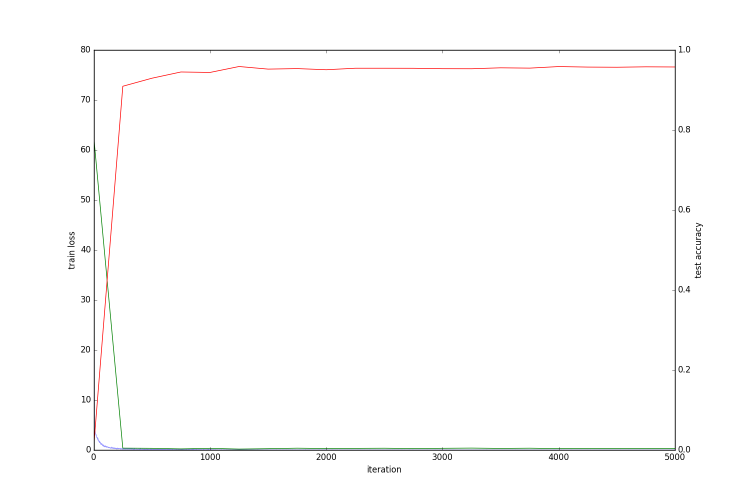
#> input picture logs/rtsd-r1/orig/experinent_0/plot_(15, 10).png, 1500 x 1000 px (shown at 1/2 size)
$ python -i preprocess.py   (imports and definitions only)
#> lines starting #> are read from the running program, lines starting #| are printed output that depends on the picture
#> further down, picture is the input picture: shape (1000, 1500, 3); mean B, G, R 252.5, 252.6, 252.9
#!/usr/bin/env python

import cv2
import PIL.ImageOps
import numpy as np
from glob import glob
import os.path as osp
from os import makedirs
import copy
import random
from shutil import copyfile

from skimage.io import imread, imsave
from skimage.transform import rotate, rescale
from skimage.color import rgb2lab, lab2rgb
from skimage.exposure import equalize_adapthist, equalize_hist


def histeq(img):
    ycbcr = cv2.cvtColor(img, cv2.COLOR_BGR2YCR_CB)
#> ycbcr: shape (1000, 1500, 3); mean of channels 0, 1, 2 252.7, 128.1, 127.9
    ycbcr[:,:,0] = cv2.equalizeHist(ycbcr[:,:,0])
#> ycbcr: shape (1000, 1500, 3); mean of channels 0, 1, 2 250.6, 128.1, 127.9
    return cv2.cvtColor(ycbcr, cv2.COLOR_YCR_CB2BGR)
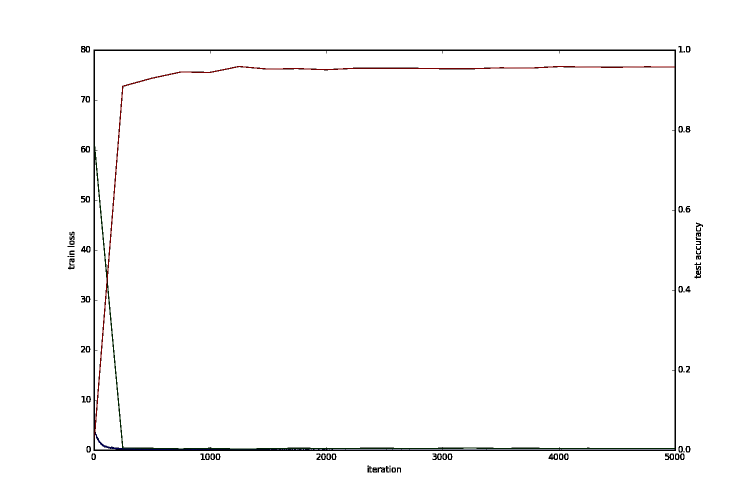
#> returned value: shape (1000, 1500, 3) (shown at 1/2 size); mean B, G, R 250.7, 250.7, 250.9


# [69 lines left out: functions autoContrast, adaHE, contrastNorm, crop, not called in this run]


def safe_mkdir(directory_name):
    if not osp.exists(directory_name):
        makedirs(directory_name)


def identity(a):
    return a


# [1 line not run here, left out]


# add or delete borders of SQUARE image
# [47 lines left out: functions to54shape, randTrans, not called in this run]


operations = {
    "orig" : identity,
    "histeq" : histeq,
    "AHE" : adaHE,
    "imajust" : autoContrast,
    "CoNorm" : contrastNorm
}


rate = 100
#sample_factor = how many samples to produse from 1 sample (data augmentation)
# [84 lines left out: functions process, old_launch, launch, not called in this run]


# [3 lines not run here, left out]

>>> import cv2
>>> picture = cv2.imread('logs/rtsd-r1/orig/experinent_0/plot_(15, 10).png')
>>> result = histeq(picture)
